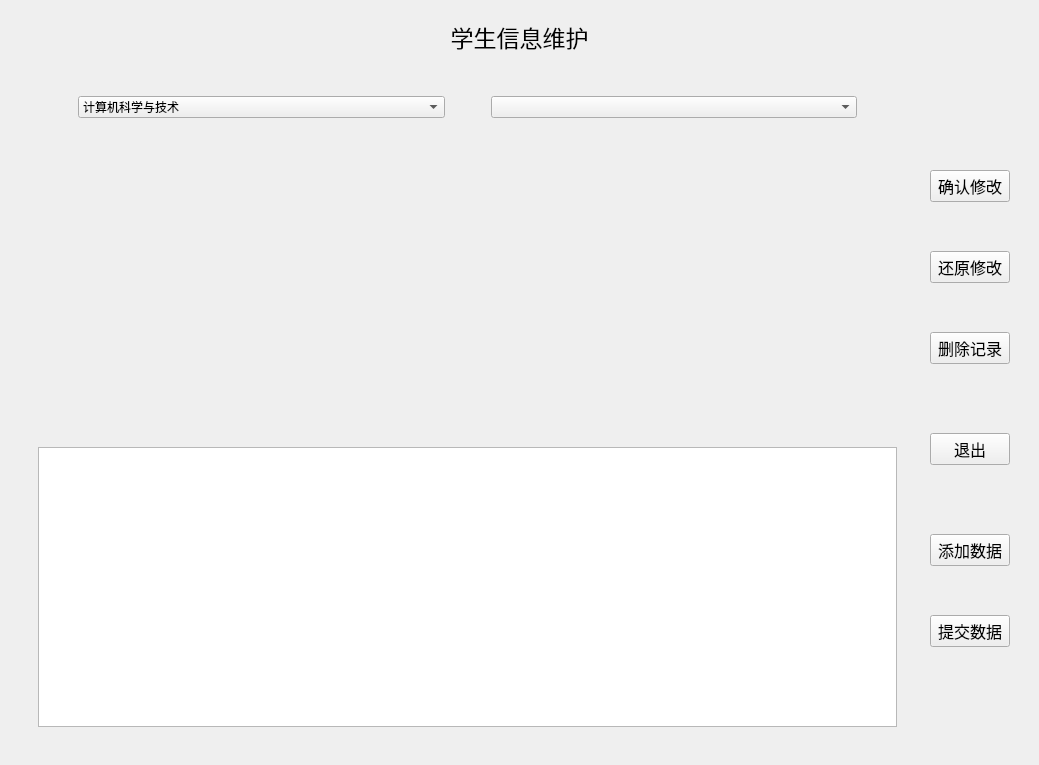
<?xml version="1.0" encoding="UTF-8"?>
<ui version="4.0">
 <class>studentInfoManage</class>
 <widget class="QWidget" name="studentInfoManage">
  <property name="geometry">
   <rect>
    <x>0</x>
    <y>0</y>
    <width>1039</width>
    <height>765</height>
   </rect>
  </property>
  <property name="windowTitle">
   <string>Form</string>
  </property>
  <layout class="QVBoxLayout" name="verticalLayout_2">
   <item>
    <widget class="QWidget" name="widget" native="true">
     <property name="sizePolicy">
      <sizepolicy hsizetype="Preferred" vsizetype="Fixed">
       <horstretch>0</horstretch>
       <verstretch>0</verstretch>
      </sizepolicy>
     </property>
     <layout class="QVBoxLayout" name="verticalLayout">
      <item>
       <widget class="QLabel" name="title">
        <property name="sizePolicy">
         <sizepolicy hsizetype="Preferred" vsizetype="Fixed">
          <horstretch>0</horstretch>
          <verstretch>0</verstretch>
         </sizepolicy>
        </property>
        <property name="font">
         <font>
          <family>中国式手写风</family>
          <pointsize>17</pointsize>
         </font>
        </property>
        <property name="text">
         <string>学生信息维护</string>
        </property>
        <property name="alignment">
         <set>Qt::AlignCenter</set>
        </property>
       </widget>
      </item>
     </layout>
    </widget>
   </item>
   <item>
    <widget class="QWidget" name="widget_2" native="true">
     <layout class="QHBoxLayout" name="horizontalLayout_2">
      <item>
       <widget class="QWidget" name="widget_3" native="true">
        <layout class="QVBoxLayout" name="verticalLayout_3">
         <item>
          <widget class="QWidget" name="ClassTools" native="true">
           <property name="sizePolicy">
            <sizepolicy hsizetype="Preferred" vsizetype="Fixed">
             <horstretch>0</horstretch>
             <verstretch>0</verstretch>
            </sizepolicy>
           </property>
           <layout class="QHBoxLayout" name="horizontalLayout">
            <item>
             <spacer name="horizontalSpacer">
              <property name="orientation">
               <enum>Qt::Horizontal</enum>
              </property>
              <property name="sizeType">
               <enum>QSizePolicy::Preferred</enum>
              </property>
              <property name="sizeHint" stdset="0">
               <size>
                <width>40</width>
                <height>20</height>
               </size>
              </property>
             </spacer>
            </item>
            <item>
             <widget class="QComboBox" name="major">
              <item>
               <property name="text">
                <string>计算机科学与技术</string>
               </property>
              </item>
              <item>
               <property name="text">
                <string>软件工程</string>
               </property>
              </item>
              <item>
               <property name="text">
                <string>网络工程</string>
               </property>
              </item>
             </widget>
            </item>
            <item>
             <spacer name="horizontalSpacer_3">
              <property name="orientation">
               <enum>Qt::Horizontal</enum>
              </property>
              <property name="sizeType">
               <enum>QSizePolicy::Fixed</enum>
              </property>
              <property name="sizeHint" stdset="0">
               <size>
                <width>40</width>
                <height>20</height>
               </size>
              </property>
             </spacer>
            </item>
            <item>
             <widget class="QComboBox" name="class_idx"/>
            </item>
            <item>
             <spacer name="horizontalSpacer_2">
              <property name="orientation">
               <enum>Qt::Horizontal</enum>
              </property>
              <property name="sizeType">
               <enum>QSizePolicy::Preferred</enum>
              </property>
              <property name="sizeHint" stdset="0">
               <size>
                <width>40</width>
                <height>20</height>
               </size>
              </property>
             </spacer>
            </item>
           </layout>
          </widget>
         </item>
         <item>
          <widget class="QWidget" name="tableData" native="true"/>
         </item>
         <item>
          <widget class="QWidget" name="addDataWidget" native="true">
           <property name="sizePolicy">
            <sizepolicy hsizetype="Preferred" vsizetype="Preferred">
             <horstretch>0</horstretch>
             <verstretch>0</verstretch>
            </sizepolicy>
           </property>
           <layout class="QVBoxLayout" name="verticalLayout_5">
            <item>
             <widget class="QTableView" name="addDataTable">
              <property name="sizePolicy">
               <sizepolicy hsizetype="Expanding" vsizetype="Preferred">
                <horstretch>0</horstretch>
                <verstretch>0</verstretch>
               </sizepolicy>
              </property>
             </widget>
            </item>
           </layout>
          </widget>
         </item>
        </layout>
       </widget>
      </item>
      <item>
       <widget class="QWidget" name="toolWidget" native="true">
        <property name="sizePolicy">
         <sizepolicy hsizetype="Fixed" vsizetype="Preferred">
          <horstretch>0</horstretch>
          <verstretch>0</verstretch>
         </sizepolicy>
        </property>
        <layout class="QVBoxLayout" name="verticalLayout_4">
         <item>
          <spacer name="verticalSpacer_3">
           <property name="orientation">
            <enum>Qt::Vertical</enum>
           </property>
           <property name="sizeType">
            <enum>QSizePolicy::Fixed</enum>
           </property>
           <property name="sizeHint" stdset="0">
            <size>
             <width>20</width>
             <height>40</height>
            </size>
           </property>
          </spacer>
         </item>
         <item>
          <widget class="QPushButton" name="modifySure">
           <property name="sizePolicy">
            <sizepolicy hsizetype="Minimum" vsizetype="Fixed">
             <horstretch>0</horstretch>
             <verstretch>0</verstretch>
            </sizepolicy>
           </property>
           <property name="font">
            <font>
             <family>楷体</family>
             <pointsize>12</pointsize>
            </font>
           </property>
           <property name="text">
            <string>确认修改</string>
           </property>
           <property name="iconSize">
            <size>
             <width>20</width>
             <height>20</height>
            </size>
           </property>
           <property name="autoDefault">
            <bool>false</bool>
           </property>
          </widget>
         </item>
         <item>
          <widget class="QPushButton" name="modifyRestore">
           <property name="font">
            <font>
             <family>楷体</family>
             <pointsize>12</pointsize>
            </font>
           </property>
           <property name="text">
            <string>还原修改</string>
           </property>
          </widget>
         </item>
         <item>
          <widget class="QPushButton" name="removeRecords">
           <property name="font">
            <font>
             <family>楷体</family>
             <pointsize>12</pointsize>
            </font>
           </property>
           <property name="text">
            <string>删除记录</string>
           </property>
          </widget>
         </item>
         <item>
          <spacer name="verticalSpacer">
           <property name="orientation">
            <enum>Qt::Vertical</enum>
           </property>
           <property name="sizeType">
            <enum>QSizePolicy::Fixed</enum>
           </property>
           <property name="sizeHint" stdset="0">
            <size>
             <width>20</width>
             <height>20</height>
            </size>
           </property>
          </spacer>
         </item>
         <item>
          <widget class="QPushButton" name="exit">
           <property name="sizePolicy">
            <sizepolicy hsizetype="Minimum" vsizetype="Fixed">
             <horstretch>0</horstretch>
             <verstretch>0</verstretch>
            </sizepolicy>
           </property>
           <property name="font">
            <font>
             <family>楷体</family>
             <pointsize>12</pointsize>
            </font>
           </property>
           <property name="text">
            <string>退出</string>
           </property>
           <property name="iconSize">
            <size>
             <width>20</width>
             <height>20</height>
            </size>
           </property>
           <property name="autoDefault">
            <bool>false</bool>
           </property>
          </widget>
         </item>
         <item>
          <spacer name="verticalSpacer_2">
           <property name="orientation">
            <enum>Qt::Vertical</enum>
           </property>
           <property name="sizeType">
            <enum>QSizePolicy::Fixed</enum>
           </property>
           <property name="sizeHint" stdset="0">
            <size>
             <width>20</width>
             <height>20</height>
            </size>
           </property>
          </spacer>
         </item>
         <item>
          <widget class="QPushButton" name="addLine">
           <property name="font">
            <font>
             <family>楷体</family>
             <pointsize>12</pointsize>
            </font>
           </property>
           <property name="text">
            <string>添加数据</string>
           </property>
          </widget>
         </item>
         <item>
          <widget class="QPushButton" name="addCommit">
           <property name="font">
            <font>
             <family>楷体</family>
             <pointsize>12</pointsize>
            </font>
           </property>
           <property name="text">
            <string>提交数据</string>
           </property>
          </widget>
         </item>
         <item>
          <spacer name="verticalSpacer_4">
           <property name="orientation">
            <enum>Qt::Vertical</enum>
           </property>
           <property name="sizeType">
            <enum>QSizePolicy::Fixed</enum>
           </property>
           <property name="sizeHint" stdset="0">
            <size>
             <width>20</width>
             <height>40</height>
            </size>
           </property>
          </spacer>
         </item>
        </layout>
       </widget>
      </item>
     </layout>
    </widget>
   </item>
  </layout>
 </widget>
 <resources/>
 <connections/>
</ui>
